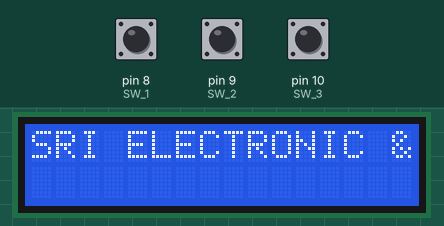
Simulated run of this sketch. Board: Arduino Uno, built with avr-gcc and run on an emulated ATmega328P. Parts: 16×2 character LCD. The inputs (shaded band) are chosen by the test bench; at power-on: pin 10 (SW_3) LOW, pin 8 (SW_1) LOW, pin 9 (SW_2) LOW.

Above: at 0.1 s.
At 1.3 s:
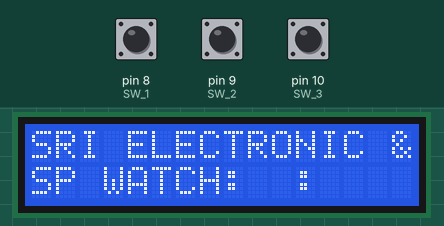
1.4 s: pin 10 (SW_3) pulled HIGH for 0.15 s
At 2.3 s:
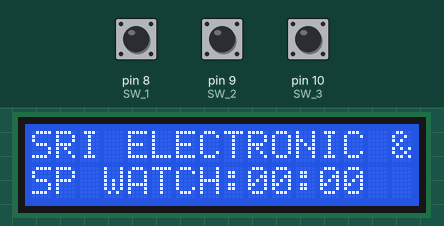
Timing chart, 0 to 4.4 s (numbered marks = the images above; inputs shaded):
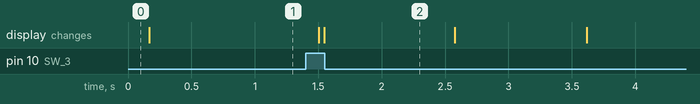

Measured:
- after the input at 1.4 s, the display: first changes after 0.11 s (image 2 shows a later state)

The sketch:

STOP_WATCH_USER_DEFINE.ino
```cpp
#include <LiquidCrystal.h>
LiquidCrystal lcd(7, 6, 5, 4, 3, 2);

int count_1=0,count_2=0,cnt=0;
int SW_1=8;
int SW_2=9;
int SW_3=10;

int once_1=0,once_2,once_3;
int val_1,val_2,val_3;
int y=9;
int a=0;

void Dec2ascii(unsigned char value)
{
  unsigned char x=0;

  x=value/10;
  lcd.print(x);
  delay(10);

  x=value%10;
  lcd.print(x);
  delay(10);
}

void setup()
{
  lcd.begin(16, 2);
  lcd.setCursor(0,0);
  lcd.print("SRI ELECTRONIC & EMBEDDED SOLUTIONS");
  delay(100);
  pinMode(SW_1,INPUT);
  pinMode(SW_2,INPUT);
  pinMode(SW_3,INPUT);
}

void loop()
{
  lcd.setCursor(0,1);
  lcd.print("SP WATCH:");

  lcd.setCursor(11,1);
  lcd.print(":");

  val_2=digitalRead(SW_2);
  delay(120);

  if(val_2 != LOW)
  {
    if(once_2==0)
    {
      y++;
      delay(10);
      if(y==14)
      {
        y=9;
      }
      once_2=1;
    }
  }
  else
  {
    once_2=0;
  }


  val_1=digitalRead(SW_1);

  if(val_1 != LOW)
  {
    if(once_1==0)
    {
      lcd.setCursor(y,1);
      lcd.print(cnt);
      delay(10);

      cnt++;
      if(cnt==9)
      {
        cnt=0;
      }
      once_1=1;
    }
  }

  else
  {
    once_1=0;
  }


  val_3=digitalRead(SW_3);

  if(val_3 == HIGH)
  {
    a=1;
  }
  while(a==1)
  {
    for(count_2=0;count_2<60;count_2++)
    {
      for(count_1=0;count_1<60;count_1++)
      {
        lcd.setCursor(9,1);
        Dec2ascii(count_2);
        lcd.setCursor(11,1);
        lcd.print(':');
        lcd.setCursor(12,1);
        Dec2ascii(count_1);

        delay(1000);
        if(cnt==count_1)
        {
          a=0;
          while(a==1);
        }
      }
    }
  }
}
```
